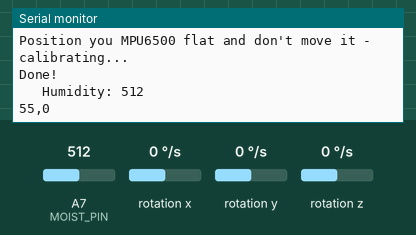
Recording of a program running on a simulated Arduino Uno, built with avr-gcc and run on an emulated ATmega328P. Shown: the last lines printed to the serial monitor. The test bench sets the inputs (shaded band); at power-on: rotation x 0 °/s, A7 (MOIST_PIN) = 512, rotation y 0 °/s, rotation z 0 °/s. No radio packets arrive unless stated.

Above: at 4.2 s.
4.3 s: rotation x set to -93 °/s
At 5.6 s:
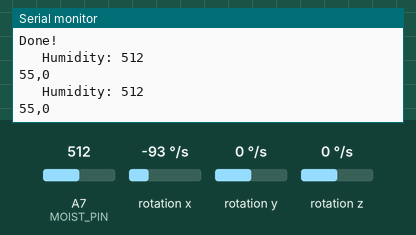
5.8 s: rotation x set to -107 °/s
At 5.87 s:
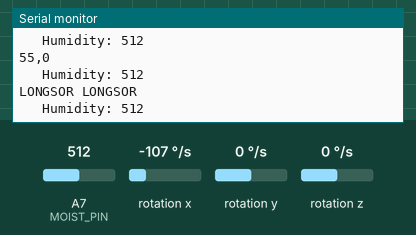

Measured:
- the behaviour switches between -100 and -101 °/s on rotation x (found by bisection; images 1 and 2)
- after the input at 5.8 s, the serial monitor: prints a new line after 0.06 s (image 2)

The program:

main.cpp
```cpp
#include <Arduino.h>
#include <SPI.h>
#include <LoRa.h>
#include <MPU6500_WE.h>

#define MOIST_PIN A7

MPU6500_WE mpu = MPU6500_WE(0x68);
bool isFell();
int readMoisture();
float pitch, roll;
int moist_value;
String message;

void setup()
{
    Serial.begin(115200);
    Wire.begin();
    delay(2000);

    pinMode(MOIST_PIN, INPUT);
    if (!mpu.init())
    { // change to your own address
        while (1)
        {
            Serial.println("MPU connection failed. Please check your connection with `connection_check` example.");
            delay(5000);
        }
    }
    Serial.println("Position you MPU6500 flat and don't move it - calibrating...");
    delay(1000);
    mpu.autoOffsets();
    Serial.println("Done!");

    if (!LoRa.begin(433E6))
    {
        Serial.println("Starting LoRa failed!");
        while (1)
            ;
    }
}

void loop()
{
    if (isFell())
    {
        message = String(readMoisture()) + "," + String(isFell());
        LoRa.beginPacket();
        LoRa.print(message);
        LoRa.endPacket();
        Serial.println("LONGSOR LONGSOR");
    }
    static uint32_t prev_ms = millis();
    if (millis() > prev_ms + 1000)
    {
        message = String(readMoisture()) + "," + String(isFell());
        LoRa.beginPacket();
        LoRa.print(message);
        LoRa.endPacket();
        Serial.println(message);
        prev_ms = millis();
    }
}

bool isFell()
{
    xyzFloat gyr = mpu.getGyrValues();
    // pitch = mpu.getPitch();
    // roll = mpu.getRoll();
    // Serial.print("Pitch, Roll: ");
    // Serial.print(pitch, 2);
    // Serial.print(", ");
    // Serial.println(roll, 2);
    // if (pitch > 50 || pitch < -50 || roll > 50 || roll < -50)
    //     return 1;
    if (gyr.x > 100 || gyr.x < -100 || gyr.y > 100 || gyr.y < -100 || gyr.z > 100 || gyr.z < -100)
    {
        return 1;
    }
    else
        return 0;
}

int readMoisture()
{
    Serial.print("\t Humidity: ");
    Serial.println(analogRead(MOIST_PIN));
    moist_value = analogRead(MOIST_PIN);
    return map(moist_value, 1023, 100, 0, 100);
}
```
